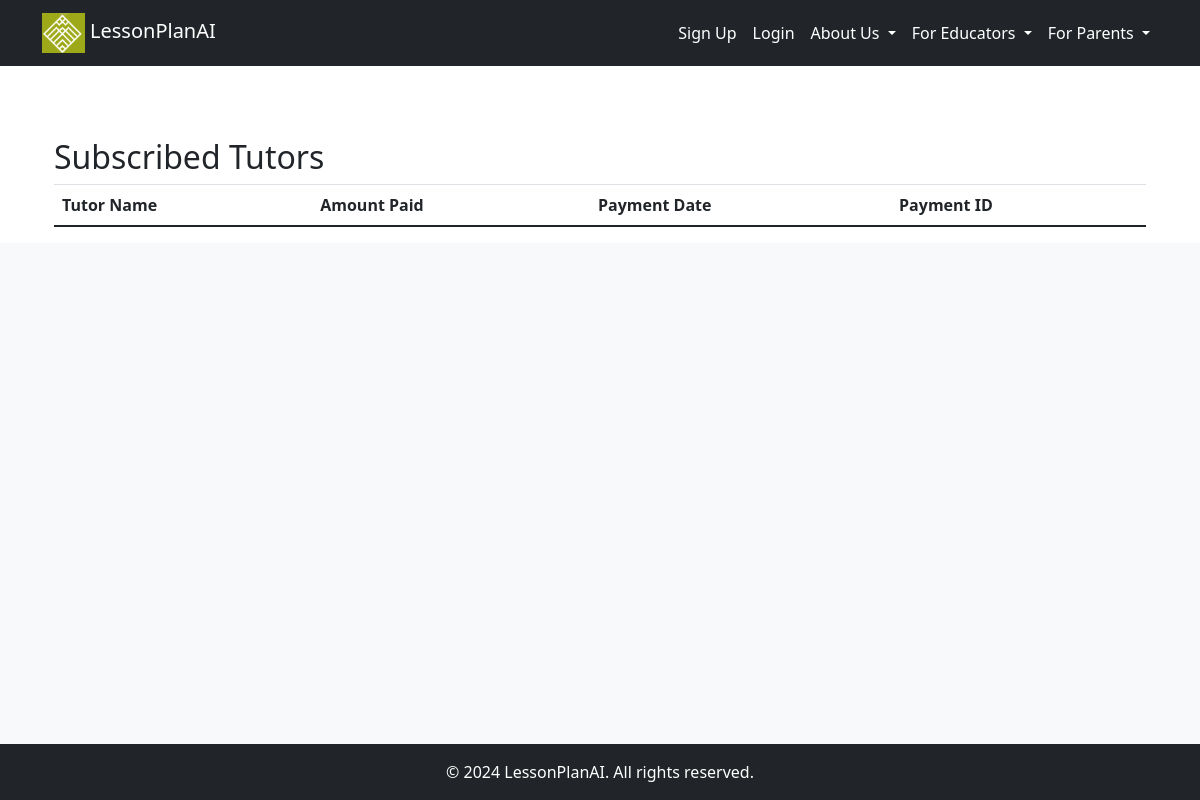
The app's page /subscribed-tutors, older data.
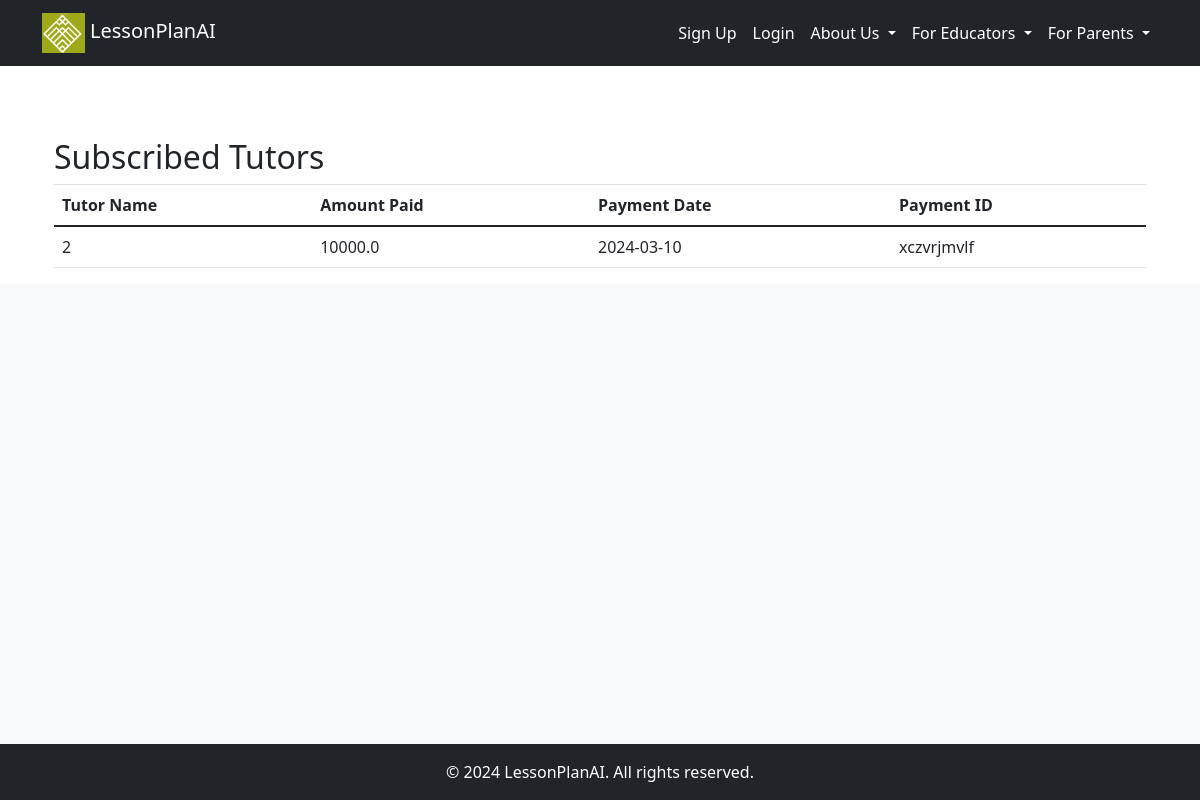
The same page, newer data.
### src/accounts/models.py (models this page shows, shortened)
class TutorFeePayment(db.Model):
    __tablename__ = "tutorfeepayment"
    id = db.Column(db.Integer, primary_key=True)
    tutor_id = db.Column(db.Integer, db.ForeignKey('tutor.id'), nullable=False)
    amount = db.Column(db.Float, nullable=False)
    payment_date = db.Column(db.Date, nullable=False)
    paystack_tutorfeepayment_id = db.Column(db.String(50), nullable=False)
    tutor = db.relationship('Tutor', back_populates='fee_payments')

### src/core/views.py (the view)
@core_bp.route('/subscribed-tutors')
def subscribed_tutors():
    tutor_fee_payments = TutorFeePayment.query.all()
    return render_template('accounts/subscribed_tutors.html', tutor_fee_payments=tutor_fee_payments)

### src/templates/accounts/subscribed_tutors.html
{% extends "_base.html" %}
{% block content %}
<div class="container mt-5">
    <h2>Subscribed Tutors</h2>
    <table class="table">
        <thead>
            <tr>
                <th>Tutor Name</th>
                <th>Amount Paid</th>
                <th>Payment Date</th>
                <th>Payment ID</th>
            </tr>
        </thead>
        <tbody>
            {% for payment in tutor_fee_payments %}
            <tr>
                <td>{{ payment.tutor_id }}</td>
                <td>{{ payment.amount }}</td>
                <td>{{ payment.payment_date.strftime('%Y-%m-%d') }}</td>
                <td>{{ payment.paystack_tutorfeepayment_id }}</td>
            </tr>
            {% endfor %}
        </tbody>
    </table>
</div>
{% endblock %}

### src/templates/_base.html (shortened to what this page needs)
<!DOCTYPE html>
<html>
<head>
    <link href="https://maxcdn.bootstrapcdn.com/bootstrap/4.5.2/css/bootstrap.min.css" rel="stylesheet">
    <link rel="stylesheet" type="text/css" href="/static/styles.css">
    <link href="https://stackpath.bootstrapcdn.com/bootstrap/4.3.1/css/bootstrap.min.css" rel="stylesheet">
    <link href="https://stackpath.bootstrapcdn.com/bootstrap/5.1.0/css/bootstrap.min.css" rel="stylesheet">
    <link rel="stylesheet" href="https://cdnjs.cloudflare.com/ajax/libs/font-awesome/6.1.1/css/all.min.css">
</head>
<body>
    {% include 'navigation.html' %}
    <div class="container mt-4">
        <div>
            {% block content %}
            {% endblock %}
        </div>
    </div>
    <div id="social-media" class="bg-light py-4">
    </div>
    <footer class="bg-dark text-white py-3">
        <div class="container text-center">
            &copy; 2024 LessonPlanAI. All rights reserved.
        </div>
    </footer>
</body>
</html>

### src/templates/navigation.html (shortened to what this page needs)
<header>
  <nav class="navbar navbar-expand-lg navbar-dark bg-dark">
      <div class="container">
          <a class="navbar-brand" href="{{ url_for('core.home') }}">
              <img src="{{ url_for('static', filename='images/fav.png') }}" alt="Logo" class="img-fluid" style="height: 40px;">
              LessonPlanAI
          </a>
          <div class="collapse navbar-collapse" id="navbarResponsive">
              <ul class="navbar-nav ml-auto">
            {% if not current_user.is_authenticated %}
            <li class="nav-item">
              <a class="nav-link" href="{{ url_for('accounts.register') }}">Sign Up</a>
            </li>
            <li class="nav-item">
              <a class="nav-link" href="{{ url_for('accounts.login') }}">Login</a>
            </li>
            {% endif %}
          <li class="nav-item dropdown">
            <a class="nav-link dropdown-toggle" href="#" id="navbarDropdownMenuLink" role="button" data-toggle="dropdown" aria-haspopup="true" aria-expanded="false">
                About Us
            </a>
        </li>
              <li class="nav-item dropdown">
                <a class="nav-link dropdown-toggle" href="#" id="navbarDropdownMenuLink" role="button" data-toggle="dropdown" aria-haspopup="true" aria-expanded="false">
                    For Educators
                </a>
            </li>
            <li class="nav-item dropdown">
              <a class="nav-link dropdown-toggle" href="#" id="navbarDropdownMenuLink" role="button" data-toggle="dropdown" aria-haspopup="true" aria-expanded="false">
                  For Parents
              </a>
          </li>
          </ul>
        </div>
      </div>
  </header>

### src/static/styles.css (style rules this page uses)
a { text-decoration: none; }
body { display: flex; flex-direction: column; min-height: 100vh; }
#social-media { flex: 1 0 auto; }
footer { flex-shrink: 0; }
.navbar-nav .nav-link { color: white !important; }
.navbar-nav { margin-bottom: 0; }
.navbar { padding-top: 0; padding-bottom: 20px; }
table { width: 100%; border-collapse: collapse; }
th, td { border: 1px solid black; padding: 8px; text-align: left; }

Row changes from the older to the newer data that the page shows:
added TutorFeePayment: tutor_id "2", amount "10000.0", payment_date "2024-03-10", paystack_tutorfeepayment_id "xczvrjmvlf"
